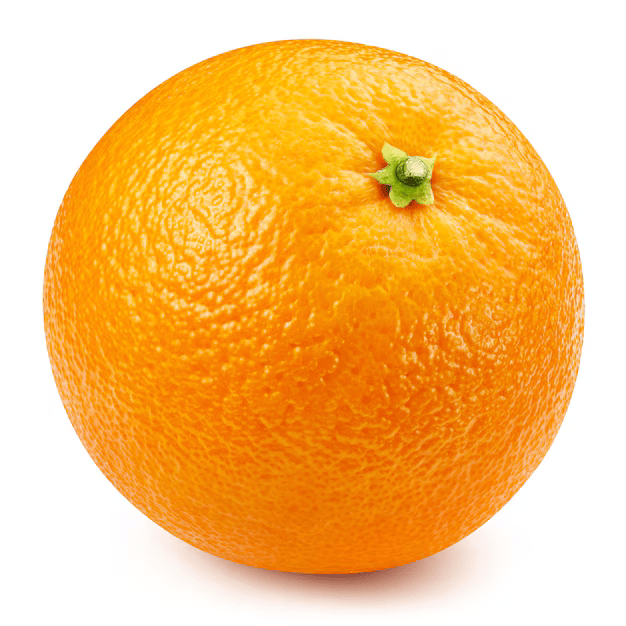
#> input picture photos/orange.png, 626 x 626 px
$ python main.py
#> lines starting #> are read from the running program, lines starting #| are printed output that depends on the picture
import math
import numpy as np
import imageio.v3 as iio
from PIL import Image, ImageOps

def img_to_vector(img):
    matrix = np.array(img)
    out = []
    for x in range(matrix.shape[0]):
        for y in range(matrix.shape[1]):
            out.append(matrix[x][y])
    return np.array(out)


def import_img(src):
#> called with src = 'photos/orange.png'
    img = Image.open(src)
#> img is the input picture: PIL image 626x626 P; mean R, G, B 248.5, 193.8, 117.7
    return ImageOps.grayscale(img)

def resize(img):
    return img.resize((64, 64), Image.BILINEAR)
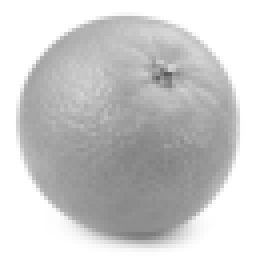
#> returned value: PIL image 64x64 L (shown 4 times larger); min 90, max 255, mean 201.5

def cosine(vec_1, vec_2):
    return (np.dot(vec_1, vec_2)) / (np.linalg.norm(vec_1) * np.linalg.norm(vec_2))


def normalize(vec):
    return vec / np.linalg.norm(vec)


orange = import_img("photos/orange.png")
orange = resize(orange)
iio.imwrite("out_orange.png", np.array(orange).astype(np.uint8))
vec_orange = normalize(img_to_vector(orange))
#> after the loop in img_to_vector, `for x in range(matrix.shape[0]):`: out = 4096 values, max 255 at index 0, min 90 at index 1193, mean 201.5
#> vec_orange = 4096 values, max 0.0193 at index 0, min 0.00681 at index 1193, mean 0.0153

tangerine = import_img("photos/tangerine.png")
#> call 2 of import_img, with src = 'photos/tangerine.png'
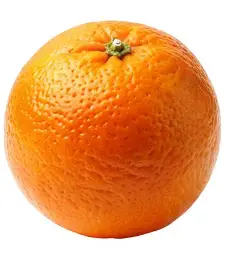
#> input picture photos/tangerine.png, 228 x 270 px
#> in import_img, img is the input picture: PIL image 228x270 RGB; mean R, G, B 235.7, 171.5, 119.5
#> in import_img (call 2), `return ImageOps.grayscale(img)`:
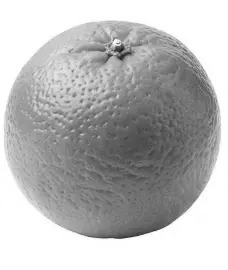
#> returned value: PIL image 228x270 L; min 23, max 255, mean 184.8
tangerine = resize(tangerine)
#> in resize (call 2), `return img.resize((64, 64), Image.BILINEAR)`:
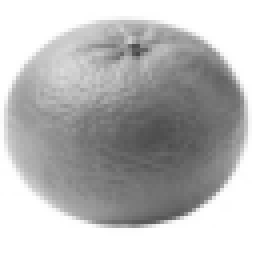
#> returned value: PIL image 64x64 L (shown 4 times larger); min 72, max 255, mean 184.8
iio.imwrite("out_tangerine.png", np.array(tangerine).astype(np.uint8))
vec_tangerine = normalize(img_to_vector(tangerine))
#> vec_tangerine = 4096 values, max 0.0205 at index 0, min 0.00578 at index 866, mean 0.0148

apple = import_img("photos/apple.png")
#> call 3 of import_img, with src = 'photos/apple.png'
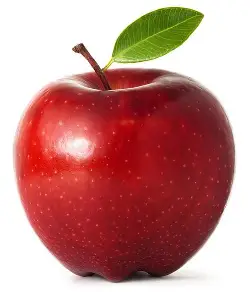
#> input picture photos/apple.png, 250 x 292 px
#> in import_img, img is the input picture: PIL image 250x292 RGB; mean R, G, B 194.4, 136.7, 132.6
#> in import_img (call 3), `return ImageOps.grayscale(img)`:
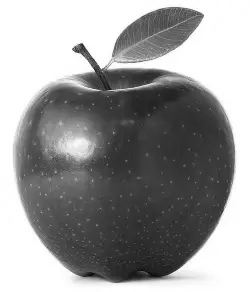
#> returned value: PIL image 250x292 L; min 7, max 255, mean 153.4
apple = resize(apple)
#> in resize (call 3), `return img.resize((64, 64), Image.BILINEAR)`:
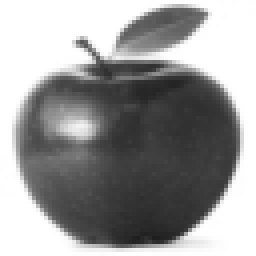
#> returned value: PIL image 64x64 L (shown 4 times larger); min 30, max 255, mean 153.4
iio.imwrite("out_apple.png", np.array(apple).astype(np.uint8))
vec_apple = normalize(img_to_vector(apple))
#> vec_apple = 4096 values, max 0.0225 at index 0, min 0.00265 at index 3814, mean 0.0135

print("Cosine to tangerine: ")
print(f"{cosine(vec_orange, vec_tangerine):.4f}")
#| 0.9844

print("Cosine to apple: ")
print(f"{cosine(vec_orange, vec_apple):.4f}")
#| 0.9322


ex_1 = import_img("example_1.png")
#> (the run stopped early here; a loop or call above may not have finished)
